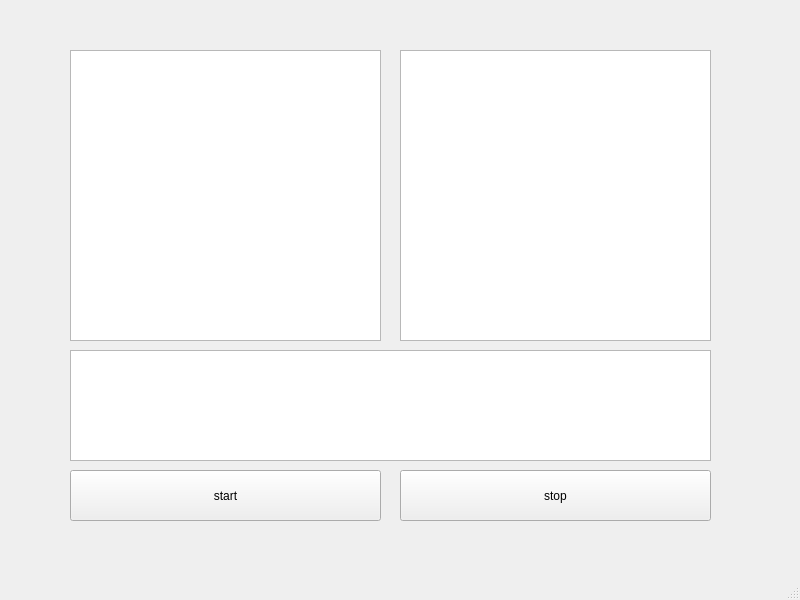
<?xml version="1.0" encoding="UTF-8"?>
<ui version="4.0">
 <class>MainWindow</class>
 <widget class="QMainWindow" name="MainWindow">
  <property name="geometry">
   <rect>
    <x>0</x>
    <y>0</y>
    <width>800</width>
    <height>600</height>
   </rect>
  </property>
  <property name="windowTitle">
   <string>MainWindow</string>
  </property>
  <widget class="QWidget" name="centralwidget">
   <widget class="QTableWidget" name="clientsTable">
    <property name="geometry">
     <rect>
      <x>70</x>
      <y>50</y>
      <width>311</width>
      <height>291</height>
     </rect>
    </property>
   </widget>
   <widget class="QTableWidget" name="dataTable">
    <property name="geometry">
     <rect>
      <x>400</x>
      <y>50</y>
      <width>311</width>
      <height>291</height>
     </rect>
    </property>
   </widget>
   <widget class="QTextEdit" name="logTextEdit">
    <property name="geometry">
     <rect>
      <x>70</x>
      <y>350</y>
      <width>641</width>
      <height>111</height>
     </rect>
    </property>
   </widget>
   <widget class="QPushButton" name="startServerButton">
    <property name="geometry">
     <rect>
      <x>70</x>
      <y>470</y>
      <width>311</width>
      <height>51</height>
     </rect>
    </property>
    <property name="text">
     <string>start</string>
    </property>
   </widget>
   <widget class="QPushButton" name="stopServerButton">
    <property name="geometry">
     <rect>
      <x>400</x>
      <y>470</y>
      <width>311</width>
      <height>51</height>
     </rect>
    </property>
    <property name="text">
     <string>stop</string>
    </property>
   </widget>
  </widget>
  <widget class="QMenuBar" name="menubar">
   <property name="geometry">
    <rect>
     <x>0</x>
     <y>0</y>
     <width>800</width>
     <height>22</height>
    </rect>
   </property>
  </widget>
  <widget class="QStatusBar" name="statusbar"/>
 </widget>
 <resources/>
 <connections/>
</ui>
